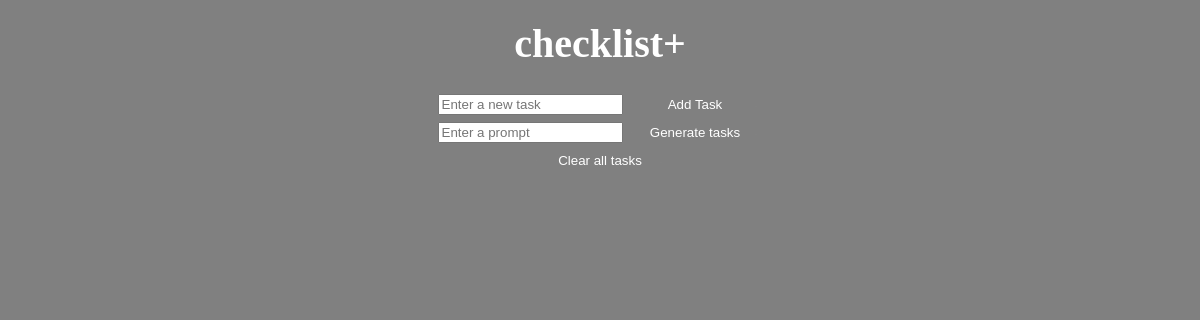
/, run on an earlier commit of the app's database.
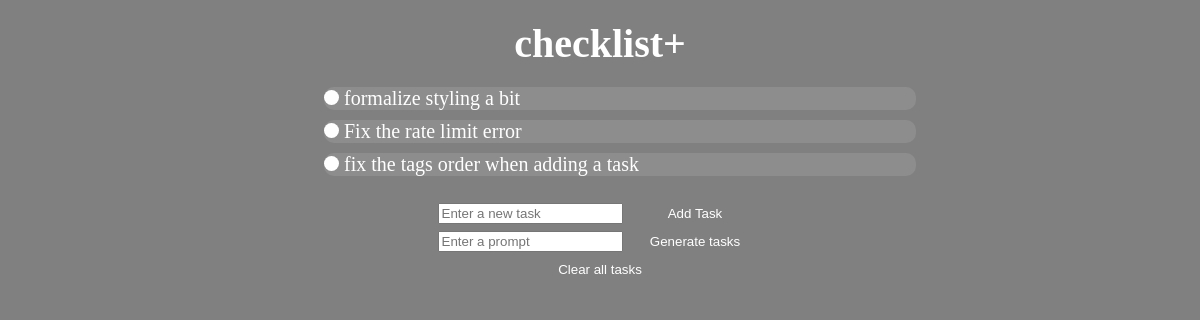
And on a later commit of the database.
### tables this page shows
CREATE TABLE tasks (
        id INTEGER PRIMARY KEY AUTOINCREMENT,
        task TEXT NOT NULL
    );

### checklist.py (the view)
@checklist.route('/')
def web_interface():
    connection = sqlite3.connect("checklist.db")
    cursor = connection.cursor()
    cursor.execute("SELECT * FROM tasks")
    tasks = [{"id": row[0], "task": row[1]} for row in cursor.fetchall()]
    connection.close()
    return render_template("web_interface.html", tasks = tasks)

### templates/web_interface.html (shortened to what this page needs)
<!DOCTYPE html>
<html lang="en">
<head>
    <link rel="stylesheet" type="text/css" href='static/formatting.css'>
</head>
<body>
    <center>
    <h1>
        checklist+
    </h1>
    </center>
    <center>
    <ul>
        {% for task in tasks %}
            <li>
                <form action = "/delete_task" method = "post" style="margin: 0;">
                    <button type="submit" class="delete_button"></button>
                    {{task.task}}
                </form>
            </li>
        {% endfor %}
    </ul>
    </center>
    <center>
    <form action = "/add_task" method = "post">
        <input type = "text" name = "task" placeholder = "Enter a new task">
        <button type = "submit">
            Add Task
        </button>
    </form>
    </center>
    <center>
    <form action = "/generate_tasks" method = "post">
        <input type = "text" name = "general_request" placeholder="Enter a prompt">
        <button type = "submit">
            Generate tasks
        </button>
    </form>
    </center>
    <center>
    <form action = "/clear_all" method = 'post'>
        <button type = "submit">
            Clear all tasks
        </button>
    </form>
    </center>
</body>
</html>

What changed in the data, as far as the page shows it:
added tasks: task "formalize styling a bit"
added tasks: task "Fix the rate limit error"
added tasks: task "fix the tags order when adding a task"
